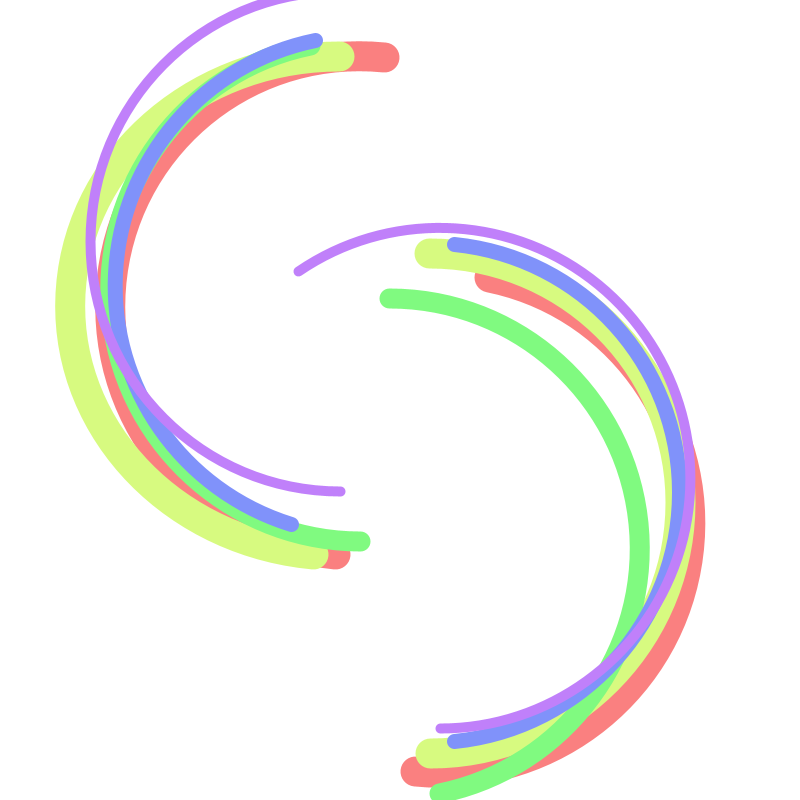
Frame 1 (no input)
Frame 60 (the mouse pressed at the canvas centre just before this capture): identical to frame 1, image omitted
Frame 120 (the mouse held since frame 60 and released just before this capture): identical to frame 1, image omitted

The Processing sketch that drew this single still picture (run headless with seeded random() and noise(); from frame 60 on, the mouse is pressed at the canvas centre):

// Processing sketch: Exercise_2
// ── Exercise_2.pde
void settings() {
  size(800, 800);
}
void setup() {
  background(255);
}
void draw() {
  background(255);
  noFill();

  //red
  stroke(#FA8080);
  strokeWeight(30);
  arc(width/2-40, height/3+40, 500, 500, HALF_PI + 0.1, PI + HALF_PI + 0.1);
  arc(width/2+40, 2*height/3-10, 500, 500, PI + HALF_PI + 0.2, TWO_PI + HALF_PI + 0.1);

  //yellow
  stroke(#D7FA80);
  strokeWeight(30);
  arc(width/2-60, height/3+40, 540, 500, HALF_PI + 0.1, PI + HALF_PI);
  arc(width/2+30, 2*height/3-30, 500, 500, PI + HALF_PI, TWO_PI + HALF_PI);

  //green
  stroke(#80FA80);
  strokeWeight(20);
  arc(width/2-40, height/3+25, 500, 500, HALF_PI, PI + HALF_PI-0.2);
  arc(width/2-10, 2*height/3+15, 500, 500, PI + HALF_PI, TWO_PI + HALF_PI-0.2);

  //blue
  stroke(#8092FA);
  strokeWeight(15);
  arc(width/2 - 35, height/3+20, 500, 500, HALF_PI + 0.3, PI + HALF_PI-0.2);
  arc(width/2 + 30, 2*height/3-40, 500, 500, PI + HALF_PI + 0.1, TWO_PI + HALF_PI-0.1);

  //purple
  stroke(#C080FA);
  strokeWeight(10);
  arc(width/2 - 60, height/3 - 25, 500, 500, HALF_PI, PI + HALF_PI);
  arc(width/2 + 40, 2*height/3 - 55, 500, 500, PI + HALF_PI - 0.6, TWO_PI + HALF_PI);
}
